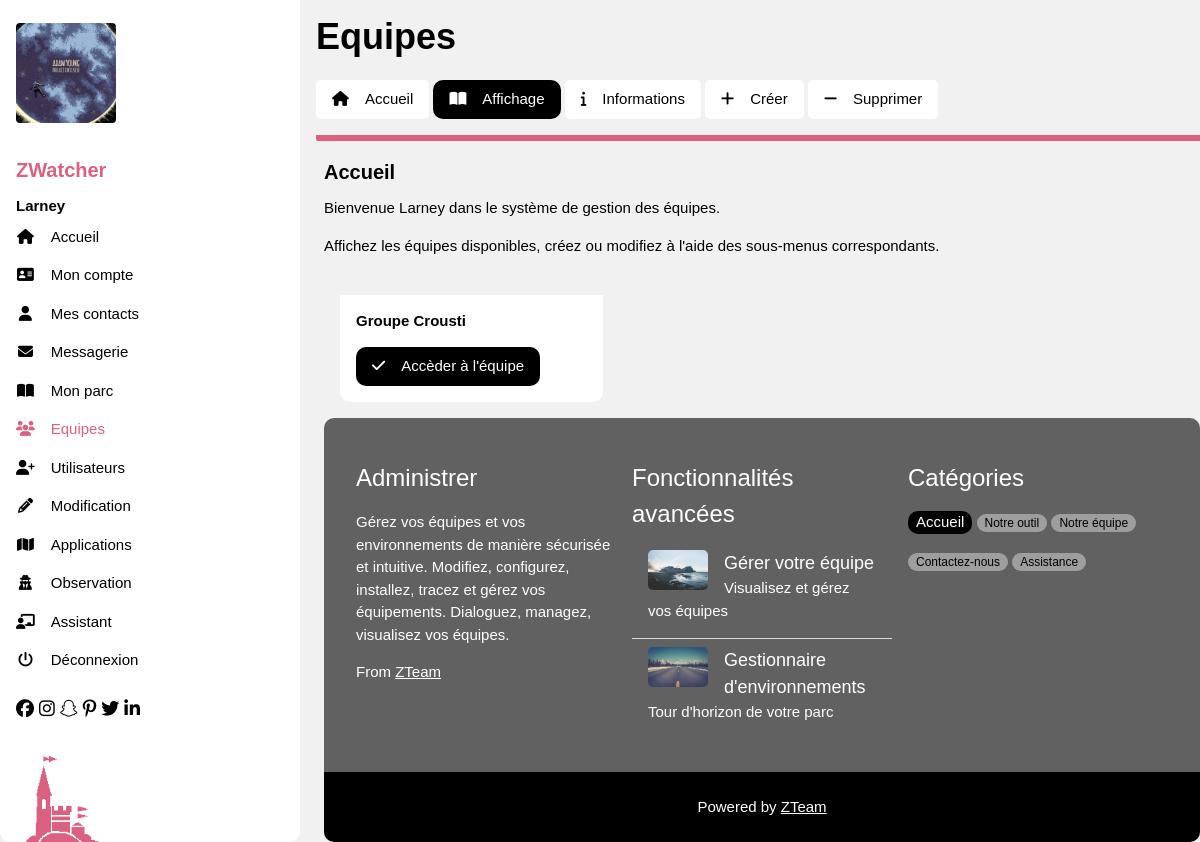
/view/profil.php?action=display_equipes (signed in), run on an earlier commit of the app's database.
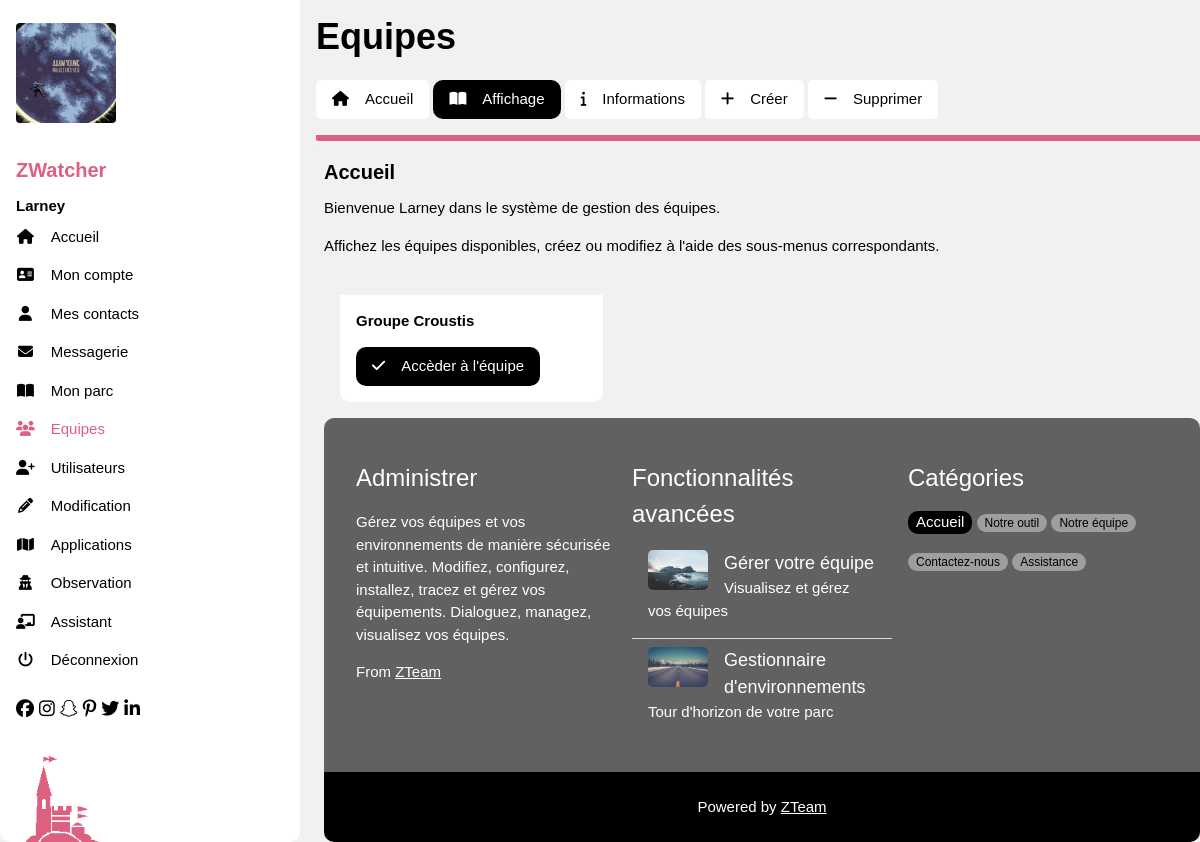
And on a later commit of the database.
### tables this page shows
CREATE TABLE IF NOT EXISTS `user` (
  `id` int(11) NOT NULL AUTO_INCREMENT,
  `username` varchar(40) NOT NULL,
  `password` varchar(128) NOT NULL,
  `code` varchar(128) DEFAULT NULL,
  `exp_date` datetime DEFAULT NULL,
  `mail` varchar(100) NOT NULL,
  `displayer` varchar(60) DEFAULT NULL,
  `status` varchar(20) DEFAULT NULL,
  `image` varchar(200) DEFAULT 'none',
  `graphismes` enum('normal','dark','ocean') NOT NULL DEFAULT 'normal',
  `power` enum('utilisateur','admin') NOT NULL DEFAULT 'utilisateur',
  PRIMARY KEY (`id`)
);

CREATE TABLE IF NOT EXISTS `equipes` (
  `id` int(11) NOT NULL AUTO_INCREMENT,
  `name` varchar(30) NOT NULL,
  `id_listes` int(11) DEFAULT NULL,
  PRIMARY KEY (`id`),
  KEY `id_listes` (`id_listes`)
);

### model/select.php (called while the page is built, shortened)
<?php
    function get_image_user($id){
        $link = NULL;
        try {
            if (!($link = connect_start()))
                throw new Exception("Could not connect to database");
                if (!($result = $link->query("SELECT U.image FROM user U WHERE U.id = $id"))) {
                    throw new Exception("No access to the table");
                }
                return $result;
        } catch (Exception $th) {
            echo "Internal error: ".$th->getMessage();
        }
    }
    function simple_select_team() {
        $db = connect_start();
        $request = $db->query("SELECT * FROM equipes");
        return $request;
    }
?>

### controller/display_equipes.php (called while the page is built)
<?php
    $req = simple_select_team();
    require("../view/profil_views/display_equipes.php");
?>

### view/profil.php (the view, shortened to what the rows shown need)
<?php
require("../model/select.php");
require("../model/update.php");
?>
<!DOCTYPE HTML>
<html>
    <head>
        <?php
            if($_SESSION['graph'] == "normal"){
                echo"<link rel='stylesheet' href='../assets/css/profil_1.css'>
                <link rel='stylesheet' href='../assets/css/profil_2.css'>";
            }else if($_SESSION['graph'] == "dark"){
                echo "<link rel='stylesheet' href='../assets/css/profil_dark.css'>
                <link rel='stylesheet' href='../assets/css/profil_2_dark.css'>";
            }else if($_SESSION['graph'] == "ocean"){
                echo "<link rel='stylesheet' href='../assets/css/profil_ocean.css'>
                <link rel='stylesheet' href='../assets/css/profil_2_ocean.css'>";
            }
        ?>
        <link rel="stylesheet" href="../assets/css/profil_3.css">
        </head>
        <body class="w3-light-grey w3-content" style="max-width:3600px">
        <?php
        if (!isset($_GET['action'])) {
            echo "<nav class='w3-sidebar w3-collapse w3-white2 w3-animate-left' style='z-index:3;width:300px;'' id='mySidebar'><br>";
        }else{
            echo "<nav class='w3-sidebar w3-collapse w3-white2' style='z-index:3;width:300px;'' id='mySidebar'><br>";
        }
        ?>
            <div class="w3-container">
            <?php
                $tmp_id = $_SESSION['id'];
                $req_img = get_image_user($tmp_id);
                $data_img = $req_img->fetch();
                $img_url = $data_img[0];
                if($img_url == "none"){
                    echo "<img src='../images/graphismes/avatar.png' style='width:35%;' class='w3-round'><br><br>";
                }else{
                    echo "<img src='../images/uploads/$img_url' style='width:100px;' class='w3-round'><br><br>";
                }
            ?>
            <?php
            if($_SESSION['graph'] == "normal"){
                echo"<h4><b><a style='text-decoration:none; color:#DC6180' href='../index.php'>ZWatcher</a></b></h4>";
            }else if($_SESSION['graph'] == "dark"){
                echo"<h4><b><a style='text-decoration:none; color:#5d82ff' href='../index.php'>ZWatcher</a></b></h4>";
            }else if($_SESSION['graph'] == "ocean"){
                echo"<h4><b><a style='text-decoration:none; color:#6078ea' href='../index.php'>ZWatcher</a></b></h4>";
            }
            ?>
            <class="w3-text-grey">
            <?php
            if(isset($_SESSION['username'])){
                echo "<b>";
                echo "</b>";
            }else{
            echo "";
            }
            ?>
        </div>
        </nav>
        <div class="w3-main" style="margin-left:300px">
        <header id="portfolio">
            <?php
                if($_SESSION['graph'] == "normal"){
                    echo"<div class='w3-container'>";
                }else if($_SESSION['graph'] == "dark"){
                    echo"<div>";
                }else if($_SESSION['graph'] == "ocean"){
                    echo"<div class='w3-container'>";
                }
            ?>
        <?php
        if (!isset($_GET['action'])) {
			require('../controller/profil_accueil.php');
		} else {
			switch ($_GET['action']) {
                case 'display_equipes' :
                    require('../controller/display_equipes.php');
                break;
			}
		}
        ?>
        </body>
        </html>

### view/profil_views/display_equipes.php (shortened to what the rows shown need)
<!DOCTYPE HTML>
<html>
    <div id="haut">
    <h1><b>Equipes</b></h1>
                </div>
                </div>
            </header>
                <div class="w3-container w3-padding-large" style="margin-bottom: -10rm">
                <div id="centre">
                <p>Affichez les équipes disponibles, créez ou modifiez à l'aide des sous-menus correspondants.
                <?php
                $i = 1;
                while($donnees = $req->fetch()) {
                    if($i % 3 == 1){
                        echo "<div class='w3-row-padding'>";
                    }
                    $nb = rand(1, 32);
                    echo "<div class='w3-third w3-container w3-margin-bottom'>
                        <img src='../images/listes/l$nb.jfif' alt='' style='width:100%; border-radius:10px 10px 0px 0px;'>
                        <form action='?action=info_equipe' method = 'POST'>
                        <div class='w3-container w3-white2'>
                            <input class='w3-input w3-border' type='hidden' name='id_equipe' value='$donnees[0]'>
                            <p><b>Groupe $donnees[1]</b></p>
                            <button type='submit' class='w3-button w3-black w3-margin-bottom'><i class='fas fa-check w3-margin-right'></i>Accèder à l'équipe</button>
                        </div>
                        </form>
                    </div>";
                    $i = $i + 1;
                }
                ?>
        </div>
    </div>
</html>

What changed in the data, as far as the page shows it:
removed equipes: name "Crousti"
added equipes: name "Croustis"
